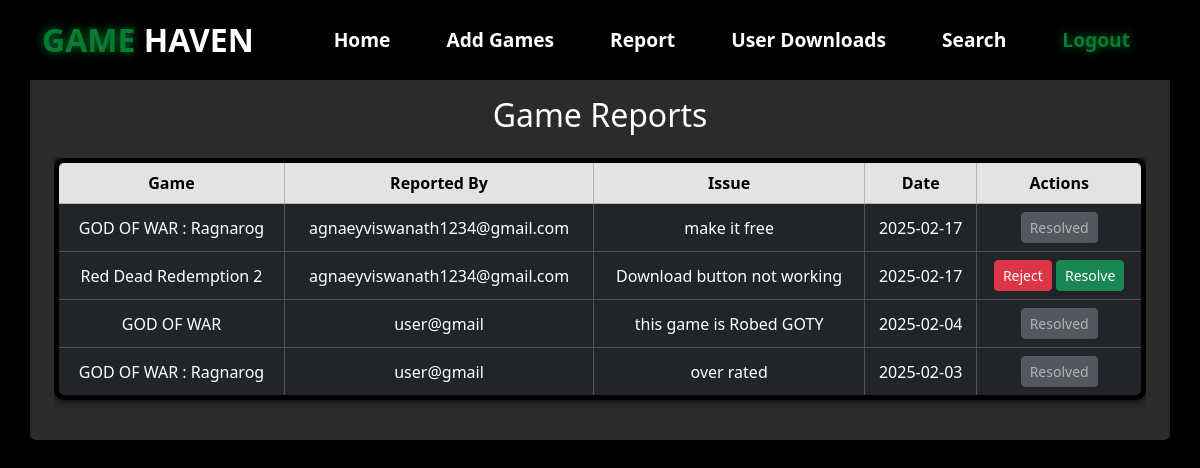
Page /view_all_report on the committed database.
### app/models.py (models this page shows, shortened)
class Report(models.Model):
    user = models.ForeignKey(User, on_delete=models.CASCADE)
    game = models.ForeignKey(Game, on_delete=models.CASCADE)
    issue = models.TextField()
    resolved = models.BooleanField(default=False)
    created_at = models.DateTimeField(auto_now_add=True)

class Game(models.Model):
    title = models.CharField(max_length=255)
    des = models.TextField()
    genre = models.CharField(max_length=100)
    developer = models.CharField(max_length=255)
    release_date = models.DateField()
    image = models.ImageField()
    torrent = models.FileField()
    count = models.IntegerField(default=0)
    rating = models.FloatField(default=0.0)
    is_paid = models.BooleanField(default=False)
    price = models.IntegerField()

### app/views.py (the view)
# urls.py: path('view_all_report',views.view_all_report, name='view_all_report'),
def view_all_report(request):
    reports = Report.objects.select_related('game', 'user').order_by('-created_at')
    return render(request, 'admin/admin_report.html', {'reports': reports})

### templates/admin/admin_report.html (shortened to what this page needs)
<!DOCTYPE html>
<html lang="en">
<head>
  {% load static %}
  <link rel="stylesheet" href="https://cdnjs.cloudflare.com/ajax/libs/font-awesome/6.5.1/css/all.min.css">
  <link rel="stylesheet" href="https://unpkg.com/aos@next/dist/aos.css" />
  <link href="https://cdn.jsdelivr.net/npm/bootstrap@5.3.3/dist/css/bootstrap.min.css" rel="stylesheet">
</head>
</head>
<body>
  <nav style="position: fixed;" class="navbar navbar-expand-lg">
    <div class="nav-container container">
      <a id="brand-link" class="navbar-brand text-white" data-aos="zoom-in" data-aos-duration="1500" href="#">
        <span>GAME</span>
      </a>
      <div class="collapse navbar-collapse justify-content-end" id="navbarNav">
        <ul class="navbar-nav">
          <li class="nav-item" data-aos="fade-up" data-aos-duration="1500" data-aos-delay="100">
            <a class="nav-link" href="../admin_home">Home</a>
          </li>
          <li class="nav-item" data-aos="fade-up" data-aos-duration="1500" data-aos-delay="200">
            <a class="nav-link" href="../add_game">Add Games</a>
          </li>
          <li class="nav-item" data-aos="fade-up" data-aos-duration="1500" data-aos-delay="300">
            <a class="nav-link" href="../view_all_report">Report</a>
          </li>
          <li class="nav-item" data-aos="fade-up" data-aos-duration="1500" data-aos-delay="300">
            <a class="nav-link" href="../user_downloads">User Downloads</a>
          </li>
          <li class="nav-item" data-aos="fade-up" data-aos-duration="1500" data-aos-delay="400">
            <a id="nav-search-btn" class="nav-link" href="#">Search</a>
          </li>
          <li class="nav-item" data-aos="fade-up" data-aos-duration="1500" data-aos-delay="500">
            <a class="nav-link" href="../logout"><span>Logout</span></a>
          </li>
        </ul>
      </div>
    </div>
  </nav>
  <div class="container mt-5 p-4 rounded" style="background-color: #2b2b2b;">
    <h2 class="text-center text-white m-4">Game Reports</h2>
    <div class="table-responsive">
      <table class="table table-dark table-hover table-bordered text-center align-middle">
        <thead class="table-secondary">
          <tr>
            <th>Game</th>
            <th>Reported By</th>
            <th>Issue</th>
            <th>Date</th>
            <th>Actions</th>
          </tr>
        </thead>
        <tbody>
          {% for report in reports %}
          <tr>
            <td>
              <a href="game_detail/{{ report.game.id }}" class="text-white text-decoration-none">
                {{ report.game.title }}
              </a>
            </td>
            <td>{{ report.user.username }}</td>
            <td>{{ report.issue }}</td>
            <td>{{ report.created_at|date:"Y-m-d" }}</td>
            <td>
              {% if not report.resolved %}
                  <a href="../delete_report/{{ report.id }}"
                      onclick="return confirm('Are you sure you want to delete this report?')" class="btn btn-sm btn-danger">
                      Reject
                  </a>
              {% endif %}
              {% if report.resolved %}
                  <button class="btn btn-sm btn-secondary" disabled>Resolved</button>
              {% else %}
                  <a href="{% url 'resolve_report' report.id %}" class="btn btn-sm btn-success">Resolve</a>
              {% endif %}
          </td>
          </tr>
          {% empty %}
          <tr>
            <td colspan="5" class="text-center text-white">No reports found.</td>
          </tr>
          {% endfor %}
        </tbody>
      </table>
    </div>
  </div>
</body>
</html>

### templates/admin/admin_report.html (style rules this page uses)
body { background-color: black; color: white; }
nav { width: 100%; height: 10vh; position: -webkit-sticky; position: sticky; top: 0; z-index: 1000; background-color: inherit; }
.nav-container { width: 100%; height: 100%; display: flex; justify-content: space-around; align-items: center; }
.navbar-brand { color: white; font-size: 2rem; font-weight: bold; }
#navbarNav { background-color: black; }
span { color: #077b32; text-shadow: 0 0 10px #077b32; }
.nav-link { position: relative; font-size: 1.2rem; color: white; margin: 0 20px; text-decoration: none; font-weight: 550; transition: 0.3s linear; }
.navbar-nav .nav-link::before { position: absolute; content: ""; bottom: -3px; left: 0; width: 0%; height: 3px; background-color: #077b32; transition: 0.2s linear; }
table { width: 100%; border-collapse: collapse; background-color: black; border: 5px solid #000000; box-shadow: 0 0 10px #000000; border-radius: 10px; overflow: hidden; }
#brand-link::after { content: " HAVEN"; }

### rows in the picture
Report: game "GOD OF WAR : Ragnarog", user.username "agnaeyviswanath1234@gmail.com", issue "make it free", created_at "2025-02-17", resolved "Resolved"
Report: game "Red Dead Redemption 2", user.username "agnaeyviswanath1234@gmail.com", issue "Download button not working", created_at "2025-02-17", resolved "Resolve"
Report: game "GOD OF WAR", user.username "user@gmail", issue "this game is Robed GOTY", created_at "2025-02-04", resolved "Resolved"
Report: game "GOD OF WAR : Ragnarog", user.username "user@gmail", issue "over rated", created_at "2025-02-03", resolved "Resolved"
